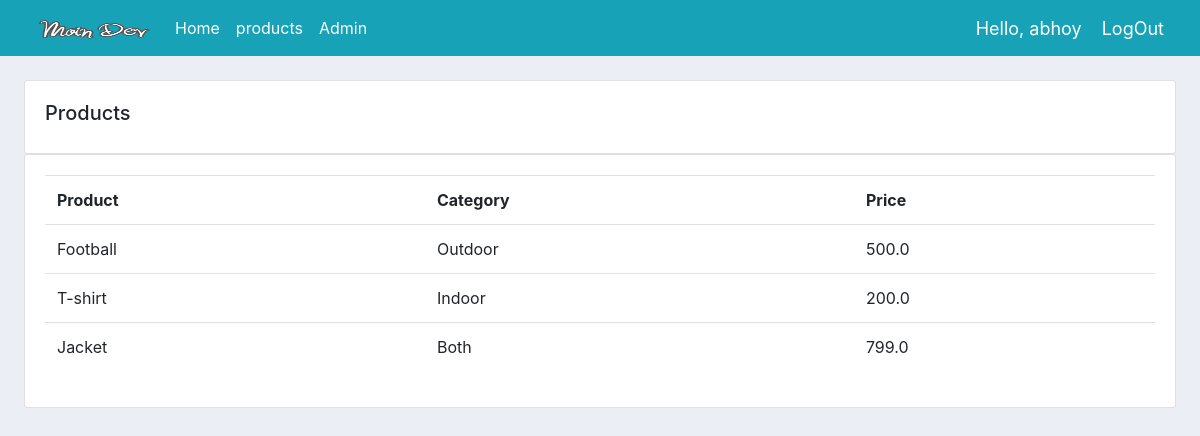
/products/ (signed in), run on the app's committed database.
### accounts/models.py (models this page shows, shortened)
class Product(models.Model):
    CATEGORY = (
        ('Indoor','Indoor'),
        ('Outdoor','Outdoor'),
        ('Both','Both')
    )
    name = models.CharField(max_length=120, null=True )
    price =models.FloatField(null=True)
    category =models.CharField(max_length=120, null=True ,choices=CATEGORY)
    description = models.CharField(max_length=120, null=True )
    date_created= models.DateTimeField(auto_now_add=True ,null=True)
    tag=models.ManyToManyField(Tag)

### accounts/decorators.py (the view)
        def wrapper_func(request, *args, **kwargs):
            group= None
            if request.user.groups.exists():
                group = request.user.groups.all()[0].name
            if group in allowed_roles:
                return view_func(request , *args , **kwargs)
            else:
                 return  HttpResponse("You are not authorized to view this page ")

### accounts/views.py (called while the page is built)
@login_required(login_url='login')
@allowed_users(allowed_roles=['admin'])
def products(request):
    products = Product.objects.all()
    return render(request, 'accounts/products.html',{'products':products})

### accounts/templates/accounts/products.html (shortened to what this page needs)
{% extends 'base.html' %}
    {% block body %}
		<br>
		<div class="row">
			<div class="col-md">
				<div class="card card-body mx-4">
					<h5>Products</h5>
				</div>
				<div class="card card-body mx-4">
					<table class="table">
						<tr>
							<th>Product</th>
							<th>Category</th>
							<th>Price</th>
						</tr>
						{% for i in products %}
							<tr>
								<td>{{i.name}}</td>
								<td>{{i.category}}</td>
								<td>{{i.price}}</td>
							</tr>
						{% endfor %}
					</table>
				</div>
			</div>
		</div>
    {% endblock body %}

### accounts/templates/base.html (shortened to what this page needs)
{% load static %}
<!doctype html>
<html lang="en">
  <head>
    <link rel="stylesheet" href="https://stackpath.bootstrapcdn.com/bootstrap/4.5.2/css/bootstrap.min.css">
    <link rel="stylesheet" href="{% static 'css/main.css' %}">
  </head>
  <body>
    <nav class="navbar navbar-expand-lg navbar-dark bg-info">
        <a class="navbar-brand" href="#"><img src="{% static 'images/logo3.png' %}" alt=""></a>
        <div class="collapse navbar-collapse" id="navbarSupportedContent">
          <ul class="navbar-nav mr-auto">
            {% if request.user.is_staff %}
            <li class="nav-item active">
              <a class="nav-link" href="{% url 'home' %}">Home <span class="sr-only">(current)</span></a>
            </li>
            <li class="nav-item active">
              <a class="nav-link" href=" {% url 'products' %}">products</a>
            </li>
            <li class="nav-item active">
              <a class="nav-link" href="/admin/">Admin <span class="sr-only">(current)</span></a>
            </li>
            {% else %}
            <li class="nav-item active">
              <a class="nav-link" href="{% url 'account' %}">Settings </a>
            </li>
            {% endif %}
          </ul>
        </div>
        <span class="hello-msg">Hello, {{request.user}} </span>
        <span><a class="hello-msg" href=" {% url 'logout' %} ">LogOut</a></span>
      </nav>
    {% block body %}
    {% endblock body %}
  </body>
</html>

### static/css/main.css (style rules this page uses)
body { background-color: #ebeff5; }

### accounts/templates/base.html (style rules this page uses)
img { height: 20px; width: 120px; margin-left: 15px; }
.hello-msg { font-size: 18px; color: #fff; margin-right: 20px; }

### data on the page
Product: name "Football", category "Outdoor", price "500.0"
Product: name "T-shirt", category "Indoor", price "200.0"
Product: name "Jacket", category "Both", price "799.0"

### other printed values
{{ request.user }} "abhoy"
